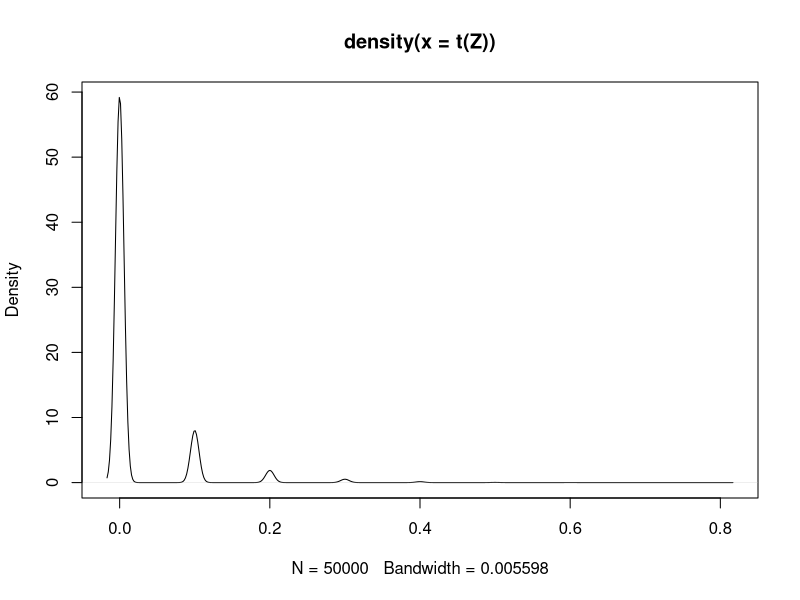
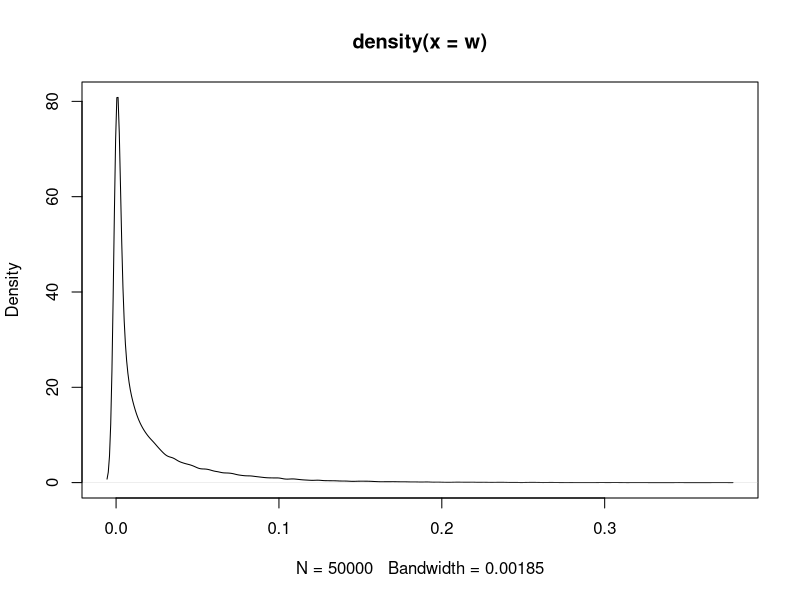

Recreate these plots in R, in order.

alfa=rbeta(50,5,10)

pr0=alfa/sum(alfa)

n=10

y=c(1:length(alfa))
X=vector(mode="numeric",length=n)
N=vector(mode="numeric",length=length(y))

urna<-function(){
  X[1]=sample(y,1,replace=TRUE,pr0)
  
  N[X[1]]=1
  
  for (i in 2:n){
    pr=(alfa+N)/(sum(alfa)+i-1)
    X[i]=sample(y,1,replace=TRUE,pr)
    N[X[i]]=N[X[i]]+1
  }
  
  M=N/n
  return(M)
}

m=1000
Z=matrix(data=NA,nrow=m,ncol=length(alfa))
Z=replicate(m,urna())

plot(density(t(Z)))

#por?wnanie z rozk?adem Dirichleta
install.packages("gtools")
library(gtools)

w=rdirichlet(1000,alfa)
plot(density(w))
